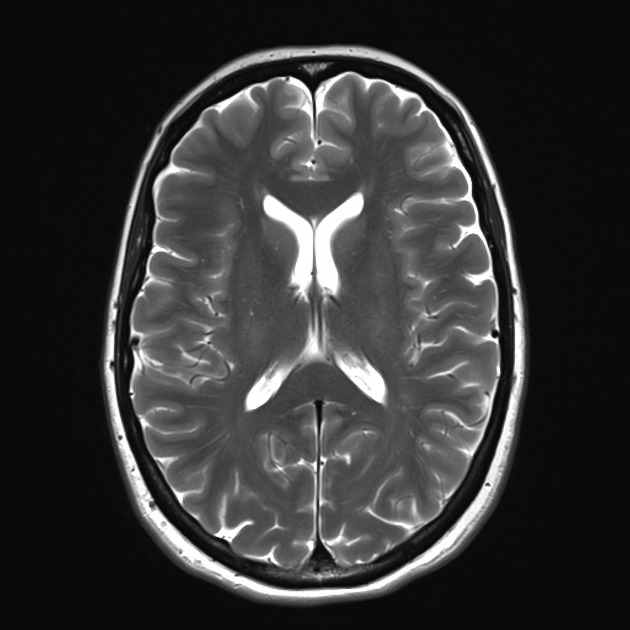
#> input picture images/brain.jpg, 630 x 630 px
$ python 200819_9.py   (older library calls are emulated)
#> lines starting #> are read from the running program, lines starting #| are printed output that depends on the picture; after the words box and inside, x2 and y2 are one past the last pixel; in counts of white or black regions, pixels touching at a corner belong together
# 67p. canny edge detection
import cv2
import numpy as np
from matplotlib import pyplot as plt

img = cv2.imread('images/brain.jpg')
#> img is the input picture: shape (630, 630, 3); min 0, max 255, mean 53.8
# img: canny edge detection 수행할 원본 grayscale 이미지, 30: minimum thresholding value, 70: maximum thresholding value
canny = cv2.Canny(img, 30, 70)
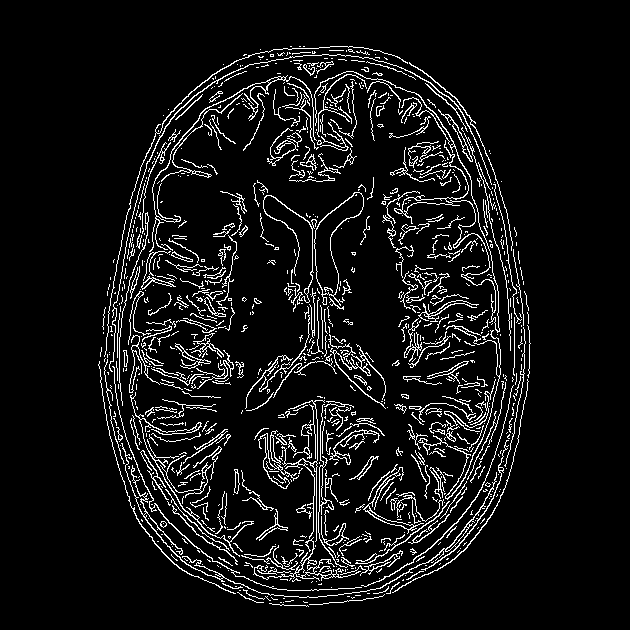
#> canny: shape (630, 630); 7.7% white in thin lines or dots, all inside (x1, y1, x2, y2) = (98, 46, 531, 607)

laplacian = cv2.Laplacian(img, cv2.CV_8U)
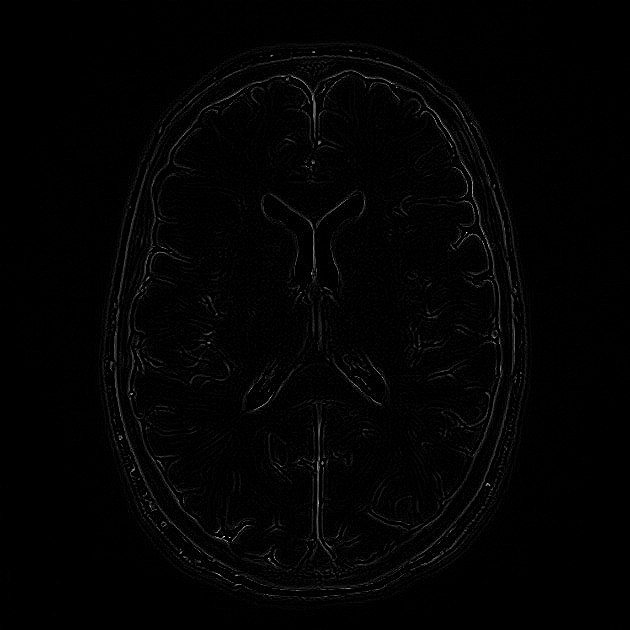
#> laplacian: shape (630, 630, 3); min 0, max 255, mean 2.8
sobelx = cv2.Sobel(img, cv2.CV_8U, 1, 0, ksize=3)
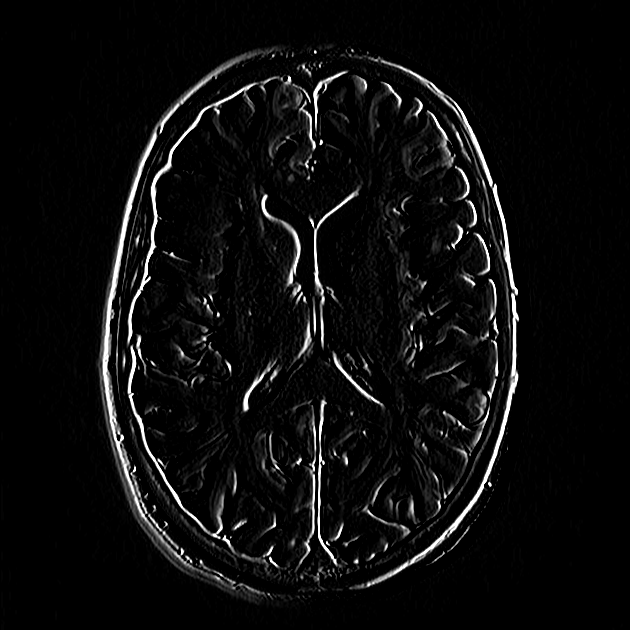
#> sobelx: shape (630, 630, 3); min 0, max 255, mean 12.7
sobely = cv2.Sobel(img, cv2.CV_8U, 0, 1, ksize=3)
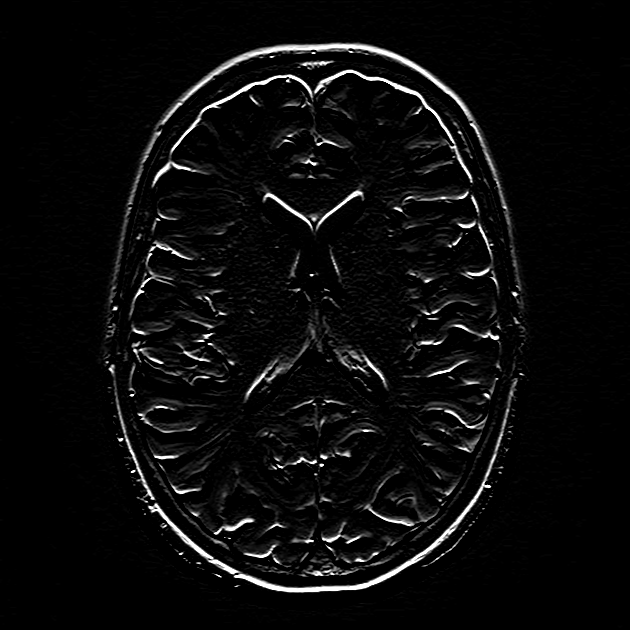
#> sobely: shape (630, 630, 3); min 0, max 255, mean 11.2

images = [img, laplacian, sobelx, sobely, canny]
titles = ['Original', 'Laplacian', 'Sobel X', 'Sobel Y', 'Canny']

for i in range(5):
    plt.subplot(2, 3, i+1), plt.imshow(images[i]), plt.title([titles[i]])
    plt.xticks([]), plt.yticks([])

plt.show()
